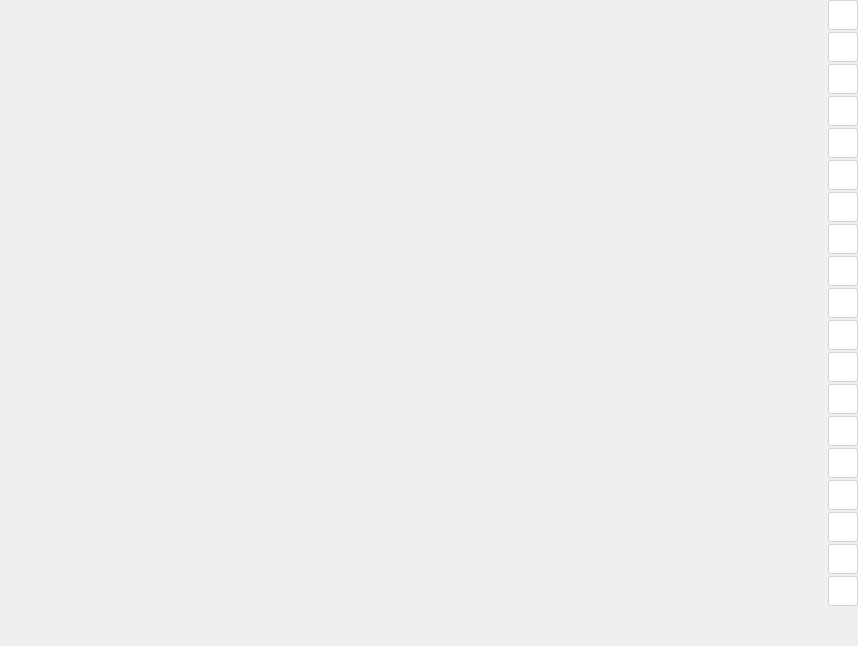
<?xml version="1.0" encoding="UTF-8"?>
<ui version="4.0">
 <class>ScanPictureProcessWindow</class>
 <widget class="QWidget" name="ScanPictureProcessWindow">
  <property name="geometry">
   <rect>
    <x>0</x>
    <y>0</y>
    <width>858</width>
    <height>646</height>
   </rect>
  </property>
  <property name="sizePolicy">
   <sizepolicy hsizetype="Expanding" vsizetype="Expanding">
    <horstretch>0</horstretch>
    <verstretch>0</verstretch>
   </sizepolicy>
  </property>
  <property name="windowTitle">
   <string>Form</string>
  </property>
  <layout class="QHBoxLayout" name="horizontalLayout">
   <property name="spacing">
    <number>0</number>
   </property>
   <property name="leftMargin">
    <number>0</number>
   </property>
   <property name="topMargin">
    <number>0</number>
   </property>
   <property name="rightMargin">
    <number>0</number>
   </property>
   <property name="bottomMargin">
    <number>0</number>
   </property>
   <item>
    <widget class="QWidget" name="u_widget_PictureProcessWindow" native="true"/>
   </item>
   <item>
    <widget class="QWidget" name="widget_top1" native="true">
     <property name="minimumSize">
      <size>
       <width>0</width>
       <height>0</height>
      </size>
     </property>
     <property name="maximumSize">
      <size>
       <width>30</width>
       <height>16777215</height>
      </size>
     </property>
     <property name="styleSheet">
      <string notr="true">QPushButton
{
background-color:rgba(255,255,255,1);
border:1px solid rgba(207,214,226,1);
border-radius:3px;
}
QPushButton::hover
{
background-color:rgba(229,243,255,1);
border:1px solid rgba(207,214,226,1);
border-radius:3px;
}</string>
     </property>
     <layout class="QVBoxLayout" name="verticalLayout">
      <property name="spacing">
       <number>2</number>
      </property>
      <property name="leftMargin">
       <number>0</number>
      </property>
      <property name="topMargin">
       <number>0</number>
      </property>
      <property name="rightMargin">
       <number>0</number>
      </property>
      <property name="bottomMargin">
       <number>0</number>
      </property>
      <item>
       <widget class="QPushButton" name="btnUndo">
        <property name="sizePolicy">
         <sizepolicy hsizetype="Minimum" vsizetype="Fixed">
          <horstretch>0</horstretch>
          <verstretch>0</verstretch>
         </sizepolicy>
        </property>
        <property name="minimumSize">
         <size>
          <width>0</width>
          <height>30</height>
         </size>
        </property>
        <property name="focusPolicy">
         <enum>Qt::StrongFocus</enum>
        </property>
        <property name="toolTip">
         <string>&lt;html&gt;&lt;head/&gt;&lt;body&gt;&lt;p&gt;撤销&lt;/p&gt;&lt;/body&gt;&lt;/html&gt;</string>
        </property>
        <property name="layoutDirection">
         <enum>Qt::LeftToRight</enum>
        </property>
        <property name="styleSheet">
         <string notr="true"/>
        </property>
        <property name="text">
         <string/>
        </property>
        <property name="icon">
         <iconset resource="../../../../res/app.qrc">
          <normaloff>:/Images/fileReview/ico19.ico</normaloff>:/Images/fileReview/ico19.ico</iconset>
        </property>
        <property name="autoRepeat">
         <bool>false</bool>
        </property>
        <property name="autoExclusive">
         <bool>false</bool>
        </property>
       </widget>
      </item>
      <item>
       <widget class="QPushButton" name="btnRedo">
        <property name="minimumSize">
         <size>
          <width>0</width>
          <height>30</height>
         </size>
        </property>
        <property name="toolTip">
         <string>恢复撤销</string>
        </property>
        <property name="styleSheet">
         <string notr="true"/>
        </property>
        <property name="text">
         <string/>
        </property>
        <property name="icon">
         <iconset resource="../../../../res/app.qrc">
          <normaloff>:/Images/fileReview/ico21.ico</normaloff>:/Images/fileReview/ico21.ico</iconset>
        </property>
       </widget>
      </item>
      <item>
       <widget class="QPushButton" name="btnZoomIn">
        <property name="minimumSize">
         <size>
          <width>0</width>
          <height>30</height>
         </size>
        </property>
        <property name="toolTip">
         <string>放大图像</string>
        </property>
        <property name="styleSheet">
         <string notr="true"/>
        </property>
        <property name="text">
         <string/>
        </property>
        <property name="icon">
         <iconset resource="../../../../res/app.qrc">
          <normaloff>:/Images/fileReview/ico25.ico</normaloff>:/Images/fileReview/ico25.ico</iconset>
        </property>
       </widget>
      </item>
      <item>
       <widget class="QPushButton" name="btnZoomOut">
        <property name="minimumSize">
         <size>
          <width>0</width>
          <height>30</height>
         </size>
        </property>
        <property name="toolTip">
         <string>缩小图像</string>
        </property>
        <property name="styleSheet">
         <string notr="true"/>
        </property>
        <property name="text">
         <string/>
        </property>
        <property name="icon">
         <iconset resource="../../../../res/app.qrc">
          <normaloff>:/Images/fileReview/ico27.ico</normaloff>:/Images/fileReview/ico27.ico</iconset>
        </property>
       </widget>
      </item>
      <item>
       <widget class="QPushButton" name="btnOriginal">
        <property name="minimumSize">
         <size>
          <width>0</width>
          <height>30</height>
         </size>
        </property>
        <property name="toolTip">
         <string>原始大小</string>
        </property>
        <property name="styleSheet">
         <string notr="true"/>
        </property>
        <property name="text">
         <string/>
        </property>
        <property name="icon">
         <iconset resource="../../../../res/app.qrc">
          <normaloff>:/Images/fileReview/ico23.ico</normaloff>:/Images/fileReview/ico23.ico</iconset>
        </property>
       </widget>
      </item>
      <item>
       <widget class="QPushButton" name="btnFitWidth">
        <property name="minimumSize">
         <size>
          <width>0</width>
          <height>30</height>
         </size>
        </property>
        <property name="toolTip">
         <string>适应宽度</string>
        </property>
        <property name="styleSheet">
         <string notr="true"/>
        </property>
        <property name="text">
         <string/>
        </property>
        <property name="icon">
         <iconset resource="../../../../res/app.qrc">
          <normaloff>:/Images/fileReview/ico13.png</normaloff>:/Images/fileReview/ico13.png</iconset>
        </property>
       </widget>
      </item>
      <item>
       <widget class="QPushButton" name="btnFitHeight">
        <property name="minimumSize">
         <size>
          <width>0</width>
          <height>30</height>
         </size>
        </property>
        <property name="toolTip">
         <string>适应高度</string>
        </property>
        <property name="styleSheet">
         <string notr="true"/>
        </property>
        <property name="text">
         <string/>
        </property>
        <property name="icon">
         <iconset resource="../../../../res/app.qrc">
          <normaloff>:/Images/fileReview/ico64.png</normaloff>:/Images/fileReview/ico64.png</iconset>
        </property>
       </widget>
      </item>
      <item>
       <widget class="QPushButton" name="btnRotate_90">
        <property name="minimumSize">
         <size>
          <width>0</width>
          <height>30</height>
         </size>
        </property>
        <property name="toolTip">
         <string>逆时针旋转</string>
        </property>
        <property name="styleSheet">
         <string notr="true"/>
        </property>
        <property name="text">
         <string/>
        </property>
        <property name="icon">
         <iconset resource="../../../../res/app.qrc">
          <normaloff>:/Images/fileReview/ico33.ico</normaloff>:/Images/fileReview/ico33.ico</iconset>
        </property>
       </widget>
      </item>
      <item>
       <widget class="QPushButton" name="btnRotate90">
        <property name="minimumSize">
         <size>
          <width>0</width>
          <height>30</height>
         </size>
        </property>
        <property name="toolTip">
         <string>顺时针旋转</string>
        </property>
        <property name="styleSheet">
         <string notr="true"/>
        </property>
        <property name="text">
         <string/>
        </property>
        <property name="icon">
         <iconset resource="../../../../res/app.qrc">
          <normaloff>:/Images/fileReview/ico35.ico</normaloff>:/Images/fileReview/ico35.ico</iconset>
        </property>
       </widget>
      </item>
      <item>
       <widget class="QPushButton" name="btnRotate180">
        <property name="minimumSize">
         <size>
          <width>0</width>
          <height>30</height>
         </size>
        </property>
        <property name="toolTip">
         <string>旋转180</string>
        </property>
        <property name="styleSheet">
         <string notr="true"/>
        </property>
        <property name="text">
         <string/>
        </property>
        <property name="icon">
         <iconset resource="../../../../res/app.qrc">
          <normaloff>:/Images/fileReview/ico29.ico</normaloff>:/Images/fileReview/ico29.ico</iconset>
        </property>
       </widget>
      </item>
      <item>
       <widget class="QPushButton" name="btnClearSelect">
        <property name="minimumSize">
         <size>
          <width>0</width>
          <height>30</height>
         </size>
        </property>
        <property name="toolTip">
         <string>清除所选区域</string>
        </property>
        <property name="styleSheet">
         <string notr="true"/>
        </property>
        <property name="text">
         <string/>
        </property>
        <property name="icon">
         <iconset resource="../../../../res/app.qrc">
          <normaloff>:/Images/fileReview/ico59.ico</normaloff>:/Images/fileReview/ico59.ico</iconset>
        </property>
       </widget>
      </item>
      <item>
       <widget class="QPushButton" name="btnCutBorder">
        <property name="minimumSize">
         <size>
          <width>0</width>
          <height>30</height>
         </size>
        </property>
        <property name="toolTip">
         <string>切边</string>
        </property>
        <property name="styleSheet">
         <string notr="true"/>
        </property>
        <property name="text">
         <string/>
        </property>
        <property name="icon">
         <iconset resource="../../../../res/app.qrc">
          <normaloff>:/Images/fileReview/ico43.ico</normaloff>:/Images/fileReview/ico43.ico</iconset>
        </property>
       </widget>
      </item>
      <item>
       <widget class="QPushButton" name="btnClearDeselect">
        <property name="minimumSize">
         <size>
          <width>0</width>
          <height>30</height>
         </size>
        </property>
        <property name="toolTip">
         <string>清除外边框</string>
        </property>
        <property name="styleSheet">
         <string notr="true"/>
        </property>
        <property name="text">
         <string/>
        </property>
        <property name="icon">
         <iconset resource="../../../../res/app.qrc">
          <normaloff>:/Images/fileReview/ico49.ico</normaloff>:/Images/fileReview/ico49.ico</iconset>
        </property>
       </widget>
      </item>
      <item>
       <widget class="QPushButton" name="btnUpdate">
        <property name="minimumSize">
         <size>
          <width>0</width>
          <height>30</height>
         </size>
        </property>
        <property name="toolTip">
         <string>刷新</string>
        </property>
        <property name="styleSheet">
         <string notr="true"/>
        </property>
        <property name="text">
         <string/>
        </property>
        <property name="icon">
         <iconset resource="../../../../res/app.qrc">
          <normaloff>:/Images/fileReview/ico41.ico</normaloff>:/Images/fileReview/ico41.ico</iconset>
        </property>
       </widget>
      </item>
      <item>
       <widget class="QPushButton" name="btnDrag">
        <property name="minimumSize">
         <size>
          <width>0</width>
          <height>30</height>
         </size>
        </property>
        <property name="toolTip">
         <string>拖拽</string>
        </property>
        <property name="styleSheet">
         <string notr="true"/>
        </property>
        <property name="text">
         <string/>
        </property>
        <property name="icon">
         <iconset resource="../../../../res/app.qrc">
          <normaloff>:/Images/fileReview/ico62.ico</normaloff>:/Images/fileReview/ico62.ico</iconset>
        </property>
       </widget>
      </item>
      <item>
       <widget class="QPushButton" name="btnAutoChangeAngle">
        <property name="minimumSize">
         <size>
          <width>0</width>
          <height>30</height>
         </size>
        </property>
        <property name="toolTip">
         <string>自动纠偏</string>
        </property>
        <property name="styleSheet">
         <string notr="true"/>
        </property>
        <property name="text">
         <string/>
        </property>
        <property name="icon">
         <iconset resource="../../../../res/app.qrc">
          <normaloff>:/Images/fileReview/ico4.ico</normaloff>:/Images/fileReview/ico4.ico</iconset>
        </property>
       </widget>
      </item>
      <item>
       <widget class="QPushButton" name="btnChangeAngle">
        <property name="minimumSize">
         <size>
          <width>0</width>
          <height>30</height>
         </size>
        </property>
        <property name="toolTip">
         <string>手工纠偏</string>
        </property>
        <property name="styleSheet">
         <string notr="true"/>
        </property>
        <property name="text">
         <string/>
        </property>
        <property name="icon">
         <iconset resource="../../../../res/app.qrc">
          <normaloff>:/Images/fileReview/ico7.ico</normaloff>:/Images/fileReview/ico7.ico</iconset>
        </property>
       </widget>
      </item>
      <item>
       <widget class="QPushButton" name="btnSet">
        <property name="minimumSize">
         <size>
          <width>30</width>
          <height>30</height>
         </size>
        </property>
        <property name="toolTip">
         <string>快捷键设置</string>
        </property>
        <property name="text">
         <string/>
        </property>
        <property name="icon">
         <iconset resource="../../../../res/app.qrc">
          <normaloff>:/qss/Images/fileReview/icos26.png</normaloff>:/qss/Images/fileReview/icos26.png</iconset>
        </property>
       </widget>
      </item>
      <item>
       <widget class="QWidget" name="widget" native="true">
        <widget class="QPushButton" name="u_pushButton_scan">
         <property name="geometry">
          <rect>
           <x>0</x>
           <y>0</y>
           <width>30</width>
           <height>30</height>
          </rect>
         </property>
         <property name="minimumSize">
          <size>
           <width>0</width>
           <height>30</height>
          </size>
         </property>
         <property name="toolTip">
          <string>扫描</string>
         </property>
         <property name="styleSheet">
          <string notr="true"/>
         </property>
         <property name="text">
          <string/>
         </property>
         <property name="icon">
          <iconset resource="../../../../res/app.qrc">
           <normaloff>:/Images/fileReview/ico53.ico</normaloff>:/Images/fileReview/ico53.ico</iconset>
         </property>
        </widget>
       </widget>
      </item>
     </layout>
    </widget>
   </item>
  </layout>
 </widget>
 <resources>
  <include location="../../../../res/app.qrc"/>
 </resources>
 <connections/>
</ui>
